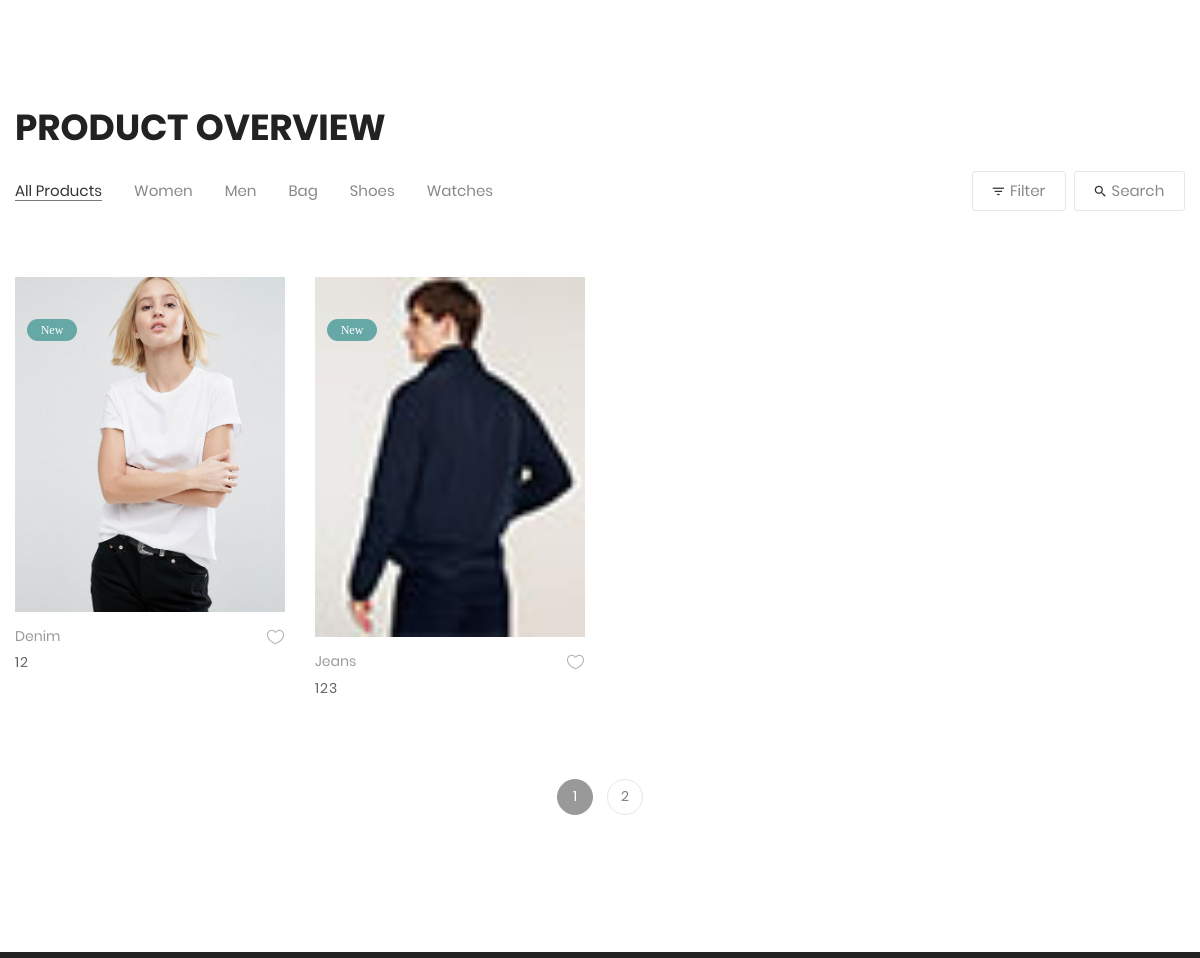
The app's page / (middle part), older data.
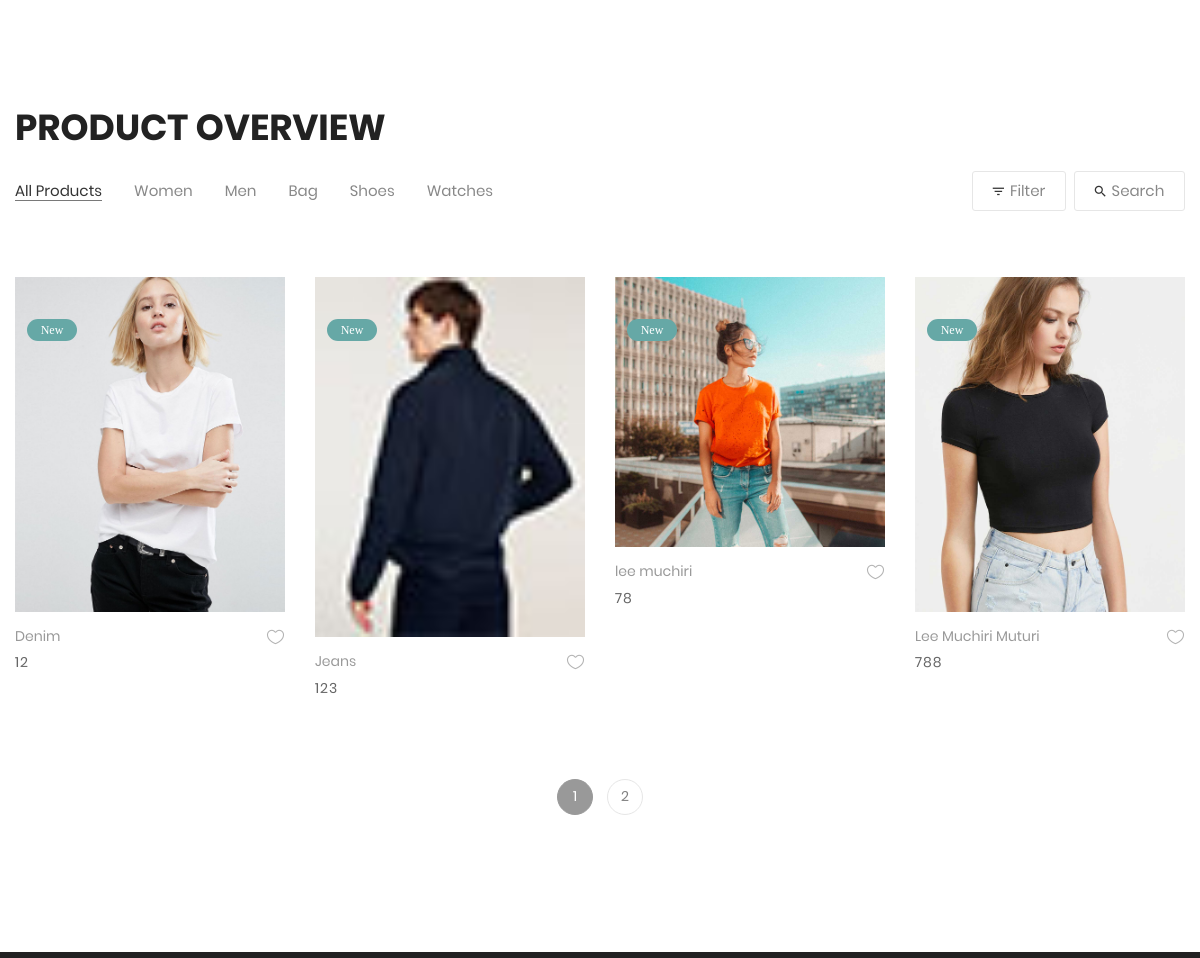
The same page, newer data.
### ecom/models.py (models this page shows, shortened)
class Product(models.Model):
    name = models.CharField(max_length=40)
    description = models.TextField()
    price = models.PositiveIntegerField()
    banner_image = models.ImageField(upload_to='product_image/')
    image2 = models.ImageField(upload_to='product_image/', null=True, blank=True)
    image3 = models.ImageField(upload_to='product_image/', null=True, blank=True)
    image4 = models.ImageField(upload_to='product_image/', null=True, blank=True)
    image5 = models.ImageField(upload_to='product_image/', null=True, blank=True)

### ecom/views.py (the view)
# urls.py: path('', views.home, name='home'),
def home(request):
    products = models.Product.objects.all()
    if 'product_ids' in request.COOKIES:
        products_ids = request.COOKIES['product_ids']
        counter = products_ids.split('|')
        product_count_in_cart = len(set(counter))
    else:
        product_count_in_cart = 0
    if request.user.is_authenticated:
        return HttpResponseRedirect('afterlogin')
    return render(request, 'BaseTemplates/index.html',
                  {'products': products, 'product_count_in_cart': product_count_in_cart})

### templates/BaseTemplates/index.html (shortened to what this page needs)
{% extends 'BaseTemplates/base.html' %}
{% block body %}
    {% load static %}
    <body class="animsition">
    <div class="sec-banner bg0 p-t-95 p-b-55">
        <div class="container">
            <div class="row">
                <div class="col-md-6 col-lg-4 p-b-30 m-lr-auto">
                </div>
                <div class="col-md-6 col-lg-4 p-b-30 m-lr-auto">
                </div>
                <div class="col-md-6 col-lg-4 p-b-30 m-lr-auto">
                </div>
            </div>
        </div>
    </div>
    <section class="bg0 p-t-23 p-b-130">
        <div class="container">
            <div class="p-b-10">
                <h3 class="ltext-103 cl5">
                    Product Overview
                </h3>
            </div>
            <div class="flex-w flex-sb-m p-b-52">
                <div class="flex-w flex-l-m filter-tope-group m-tb-10">
                    <button class="stext-106 cl6 hov1 bor3 trans-04 m-r-32 m-tb-5 how-active1" data-filter="*">
                        All Products
                    </button>
                    <button class="stext-106 cl6 hov1 bor3 trans-04 m-r-32 m-tb-5" data-filter=".women">
                        Women
                    </button>
                    <button class="stext-106 cl6 hov1 bor3 trans-04 m-r-32 m-tb-5" data-filter=".men">
                        Men
                    </button>
                    <button class="stext-106 cl6 hov1 bor3 trans-04 m-r-32 m-tb-5" data-filter=".bag">
                        Bag
                    </button>
                    <button class="stext-106 cl6 hov1 bor3 trans-04 m-r-32 m-tb-5" data-filter=".shoes">
                        Shoes
                    </button>
                    <button class="stext-106 cl6 hov1 bor3 trans-04 m-r-32 m-tb-5" data-filter=".watches">
                        Watches
                    </button>
                </div>
                <div class="flex-w flex-c-m m-tb-10">
                    <div class="flex-c-m stext-106 cl6 size-104 bor4 pointer hov-btn3 trans-04 m-r-8 m-tb-4 js-show-filter">
                        <i class="icon-filter cl2 m-r-6 fs-15 trans-04 zmdi zmdi-filter-list"></i>
                        Filter
                    </div>
                    <div class="flex-c-m stext-106 cl6 size-105 bor4 pointer hov-btn3 trans-04 m-tb-4 js-show-search">
                        <i class="icon-search cl2 m-r-6 fs-15 trans-04 zmdi zmdi-search"></i>
                        Search
                    </div>
                </div>
            </div>
            {%if products%}
            <div class="row isotope-grid">
                {% for p in products %}
                <div class="col-sm-6 col-md-4 col-lg-3 p-b-35 isotope-item women">
                    <div class="block2">
                        <div class="block2-pic hov-img0 label-new" data-label="New">
                            <img src="{{p.banner_image}}" alt="IMG-PRODUCT">
                        </div>
                        <div class="block2-txt flex-w flex-t p-t-14">
                            <div class="block2-txt-child1 flex-col-l ">
                                <a href="{% url 'product_detail' p.id %}" class="stext-104 cl4 hov-cl1 trans-04 js-name-b2 p-b-6">
                                    {{ p.name }}
                                </a>
                                <span class="stext-105 cl3">
									{{p.price}}
								</span>
                            </div>
                            <div class="block2-txt-child2 flex-r p-t-3">
                                <a href="#" class="btn-addwish-b2 dis-block pos-relative js-addwish-b2">
                                    <img class="icon-heart1 dis-block trans-04"
                                         src="{% static 'images/icons/icon-heart-01.png' %}" alt="ICON">
                                </a>
                            </div>
                        </div>
                    </div>
                </div>
            {% endfor %}
            </div>
            {%  endif %}
            <div class="flex-c-m flex-w w-full p-t-38">
                <a href="#" class="flex-c-m how-pagination1 trans-04 m-all-7 active-pagination1">
                    1
                </a>
                <a href="#" class="flex-c-m how-pagination1 trans-04 m-all-7">
                    2
                </a>
            </div>
        </div>
    </section>
{% include 'BaseTemplates/footer.html' %}
    </body>
{% endblock %}

### templates/BaseTemplates/base.html (shortened to what this page needs)
<!DOCTYPE html>
<html lang="en" dir="ltr">
{% load static %}
<body lang="en" xmlns="http://www.w3.org/1999/html">
<head>
    <link rel="stylesheet" type="text/css" href="{% static 'vendor/bootstrap/css/bootstrap.min.css' %}">
    <link rel="stylesheet" type="text/css" href="{% static 'fonts/font-awesome-4.7.0/css/font-awesome.min.css' %}">
    <link rel="stylesheet" type="text/css"
          href="{% static 'fonts/iconic/css/material-design-iconic-font.min.css' %}">
    <link rel="stylesheet" type="text/css" href="{% static 'fonts/linearicons-v1.0.0/icon-font.min.css' %}">
    <link rel="stylesheet" type="text/css" href="{% static 'vendor/animate/animate.css' %}">
    <link rel="stylesheet" type="text/css" href="{% static 'vendor/css-hamburgers/hamburgers.min.css' %}">
    <link rel="stylesheet" type="text/css" href="{% static 'vendor/animsition/css/animsition.min.css' %}">
    <link rel="stylesheet" type="text/css" href="{% static 'vendor/select2/select2.min.css' %}">
    <link rel="stylesheet" type="text/css" href="{% static 'vendor/daterangepicker/daterangepicker.css' %}">
    <link rel="stylesheet" type="text/css" href="{% static 'vendor/slick/slick.css' %}">
    <link rel="stylesheet" type="text/css" href="{% static 'vendor/MagnificPopup/magnific-popup.css' %}">
    <link rel="stylesheet" type="text/css" href="{% static 'vendor/perfect-scrollbar/perfect-scrollbar.css' %}">
    <link rel="stylesheet" type="text/css" href="{% static 'css/util.css' %}">
    <link rel="stylesheet" type="text/css" href="{% static 'css/main.css' %}">
</head>
</body>
{% block body %}
{% endblock body %}
<body>
</body>
</html>

### templates/BaseTemplates/navbar/navbar.html (shortened to what this page needs)
{% load static %}

### templates/BaseTemplates/SideBar/sidebar_content.html (shortened to what this page needs)
{% load static %}

### templates/BaseTemplates/SideBar/sidebar_cart.html (shortened to what this page needs)
{% load static %}

### templates/BaseTemplates/product-detail_modal.html (shortened to what this page needs)
{% load static %}

### templates/BaseTemplates/footer.html (shortened to what this page needs)
{% load static %}
    <footer class="bg3 p-t-75 p-b-32">
    </footer>

### ecom/static/css/main.css (style rules this page uses)
.container { max-width: 1380px; }
@media (max-width: 1600px) { .container { max-width: 1200px; } }
.block2-pic { position: relative; }
.block2-txt-child1 { width: calc(100% - 30px); }
.block2-txt-child2 { width: 30px; }
.label-new { position: relative; }
.label-new::after { content: attr(data-label); font-family: Montserrat-Regular; font-size: 12px; color: #fff; line-height: 1.2; display: -webkit-box; display: -webkit-flex; display: -moz-box; display: -ms-flexbox; display: flex; justify-content: center; align-items: center; position: absolute; min-width: 50px; height: 22px; border-radius: 11px; padding: 0 6px; background-color: #66a8a6; top: 42px; left: 12px; }
.cl2 { color: #333; }
.cl3 { color: #666; }
.cl4 { color: #999; }
.cl5 { color: #222; }
.cl6 { color: #888; }
.stext-104 { font-family: Poppins-Regular; font-size: 14px; line-height: 1.466667; }
.stext-105 { font-family: Poppins-Regular; font-size: 14px; line-height: 1.466667; letter-spacing: 1px; }
.stext-106 { font-family: Poppins-Regular; font-size: 15px; line-height: 1.2; }
.ltext-103 { font-family: Poppins-Bold; font-size: 36px; line-height: 1.1; text-transform: uppercase; }
.size-104 { min-width: 94px; height: 40px; }
.size-105 { min-width: 111px; height: 40px; }
.bg0 { background-color: #ffffff; }
.bg3 { background-color: #222; }
.bor3 { border-bottom: 1px solid transparent; }
.bor4 { border: 1px solid #e6e6e6; border-radius: 3px; }
.how-active1 { color: #333; border-color: #797979; }
.how-pagination1 { font-family: Poppins-Regular; font-size: 14px; color: #808080; width: 36px; height: 36px; border-radius: 50%; border: 1px solid #e6e6e6; }
.active-pagination1 { background-color: #999; border-color: #999; color: #fff; }
.hov-img0 { display: block; overflow: hidden; }
.hov-img0 img { width: 100%; -webkit-transition: transform 0.9s ease; -o-transition: transform 0.9s ease; -moz-transition: transform 0.9s ease; transition: transform 0.9s ease; }

Row changes from the older to the newer data that the page shows:
added Product: banner_image (picture), name "lee muchiri", price "78"
added Product: banner_image (picture), name "Lee Muchiri Muturi", price "788"
